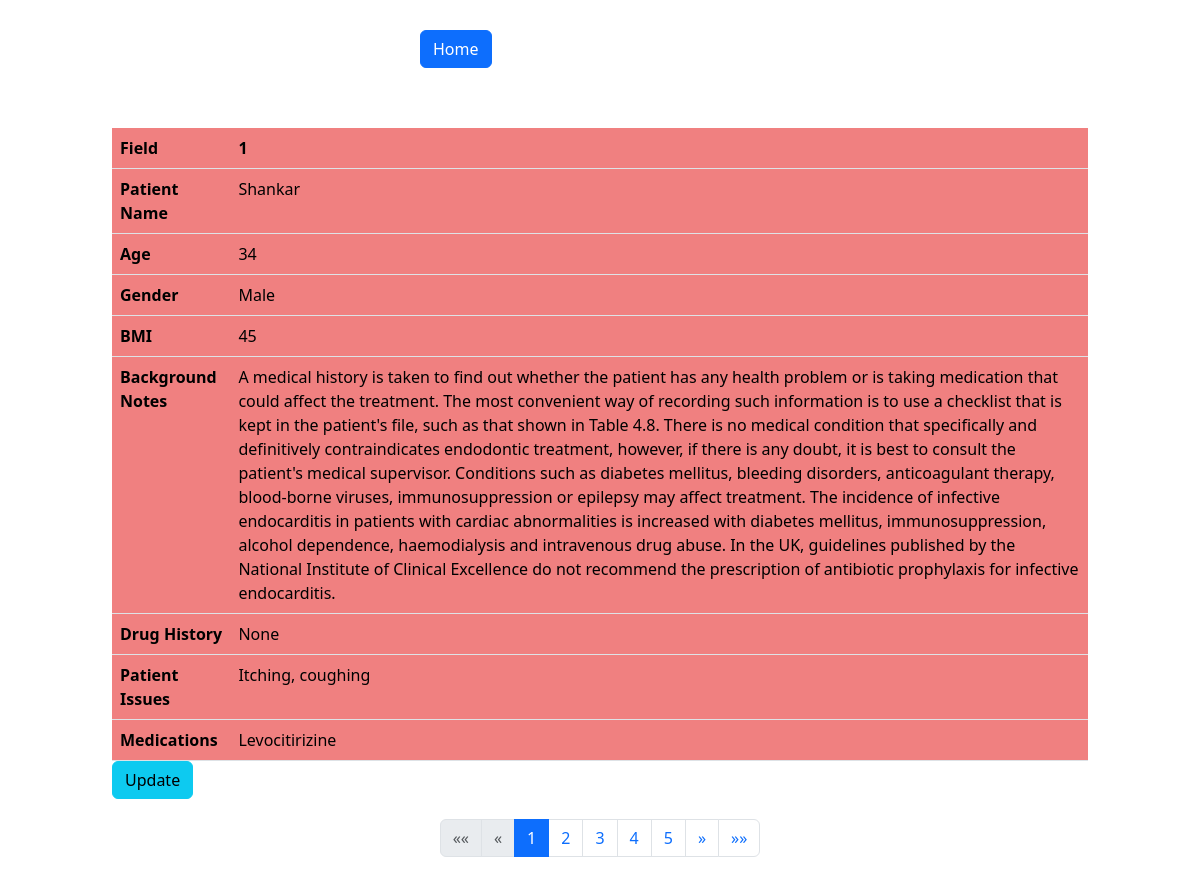
Screenshot of /doctor/history_list with the database file from the repository.
### Eapp/models.py (models this page shows)
class history(models.Model):
    patient_name=models.CharField(max_length=270)
    age=models.IntegerField()
    gender=models.CharField(max_length=240)
    BMI = models.IntegerField()
    background_notes = models.TextField()
    drug_history = models.TextField()
    patient_issues = models.CharField(max_length=500)
    Medications = models.CharField(max_length=240)

### Eapp/views.py (the view)
# urls.py: path('doctor/history_list',views.hist_list,name='history_list'),
def hist_list(request):
    slot = Slots.objects.first()
    det6=history.objects.all()
    paginator = Paginator(det6, 1)  # to set how many objects need to be set on a page
    page_number = request.GET.get('page')  # retrieves page number from parameter 'page'
    try:
        page = paginator.get_page(page_number)  # attempts to retrieve the requested page from the Paginator.
    except EmptyPage:  # If the requested page number is invalid (e.g., beyond the total number of pages), an EmptyPage exception is caught.
        page = paginator.page(
            page_number.num_pages)  # In case of an EmptyPage exception, it retrieves the last available page instead (assuming page_number is an integer or convertible to one).
    return render(request,'history_list.html',{'det6':det6,'slot':slot,'page':page})

### templates/history_list.html (shortened to what this page needs)
<!DOCTYPE html>
<html lang="en">
{% load static %}
<head>
    <link href="https://cdn.jsdelivr.net/npm/bootstrap@5.3.3/dist/css/bootstrap.min.css" rel="stylesheet">
</head>
<body>
<a href="/doctor/doc_index" class="btn btn-primary" style="margin-left:420px;margin-bottom:10px;margin-top:30px;">Home</a>
<div class="container" style="width:1000px; margin-top:50px;">
    {% for item in page.object_list %}
    <div class="page">
        <table class="table" style="margin: 0 auto;">
            <thead>
                <tr>
                    <th scope="col" style="background-color:#F08080;">Field</th>
                    <th scope="col" style="background-color: #F08080;">{{ forloop.counter }}</th>
                </tr>
            </thead>
            <tbody>
                <tr>
                    <th scope="row" style="background-color: #F08080;">Patient Name</th>
                    <td style="background-color: #F08080;">{{ item.patient_name }}</td>
                </tr>
                <tr>
                    <th scope="row" style="background-color: #F08080;">Age</th>
                    <td style="background-color: #F08080;">{{ item.age }}</td>
                </tr>
                <tr>
                    <th scope="row" style="background-color: #F08080;">Gender</th>
                    <td style="background-color: #F08080;">{{ item.gender }}</td>
                </tr>
                <tr>
                    <th scope="row" style="background-color: #F08080;">BMI</th>
                    <td style="background-color: #F08080;">{{ item.BMI }}</td>
                </tr>
                <tr>
                    <th scope="row" style="background-color: #F08080;">Background Notes</th>
                    <td style="background-color: #F08080;">{{ item.background_notes }}</td>
                </tr>
                <tr>
                    <th scope="row" style="background-color: #F08080;">Drug History</th>
                    <td style="background-color: #F08080;">{{ item.drug_history }}</td>
                </tr>
                <tr>
                    <th scope="row" style="background-color: #F08080;">Patient Issues</th>
                    <td style="background-color: #F08080;">{{ item.patient_issues }}</td>
                </tr>
                <tr>
                    <th scope="row" style="background-color: #F08080;">Medications</th>
                    <td style="background-color: #F08080;">{{ item.Medications }}</td>
                </tr>
            </tbody>
        </table>
        <a href="{% url 'update' item.id %}" class="btn btn-info">Update</a>
    </div>
    {% endfor %}
</div>
<div class="container" style="width:1000px; margin-top:20px;">
    <nav aria-label="Page navigation">
        <ul class="pagination justify-content-center">
            {% if page.has_previous %}
            <li class="page-item">
                <a class="page-link" href="?page=1" aria-label="First">
                    <span aria-hidden="true">&laquo;&laquo;</span>
                </a>
            </li>
            <li class="page-item">
                <a class="page-link" href="?page={{ page.previous_page_number }}" aria-label="Previous">
                    <span aria-hidden="true">&laquo;</span>
                </a>
            </li>
            {% else %}
            <li class="page-item disabled">
                <span class="page-link">&laquo;&laquo;</span>
            </li>
            <li class="page-item disabled">
                <span class="page-link">&laquo;</span>
            </li>
            {% endif %}
            {% for i in page.paginator.page_range %}
            {% if page.number == i %}
            <li class="page-item active"><span class="page-link">{{ i }}</span></li>
            {% else %}
            <li class="page-item"><a class="page-link" href="?page={{ i }}">{{ i }}</a></li>
            {% endif %}
            {% endfor %}
            {% if page.has_next %}
            <li class="page-item">
                <a class="page-link" href="?page={{ page.next_page_number }}" aria-label="Next">
                    <span aria-hidden="true">&raquo;</span>
                </a>
            </li>
            <li class="page-item">
                <a class="page-link" href="?page={{ page.paginator.num_pages }}" aria-label="Last">
                    <span aria-hidden="true">&raquo;&raquo;</span>
                </a>
            </li>
            {% endif %}
        </ul>
    </nav>
</div>
</body>
</html>

### rows the page displays
history: patient_name "Shankar", age "34", gender "Male", BMI "45", background_notes "A medical history is taken to find out whether the patient has any health problem or is taking medication that could affect the treatment. The most convenient way of recording such information is to use a checklist that is kept in the patient's file, such as that shown in Table 4.8. There is no medical condition that specifically and definitively contraindicates endodontic treatment, however, if there is any doubt, it is best to consult the patient's medical supervisor. Conditions such as diabetes mellitus, bleeding disorders, anticoagulant therapy, blood-borne viruses, immunosuppression or epilepsy may affect treatment. The incidence of infective endocarditis in patients with cardiac…", drug_history "None", patient_issues "Itching, coughing", Medications "Levocitirizine"

### other values shown
{{ i }} "1"
{{ i }} "2" "3" "4" "5"
